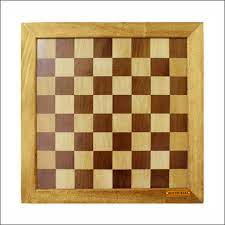
#> input picture Aula 13/xadrez.jpg, 225 x 225 px
$ jupyter execute arquivo4.ipynb
#> lines starting #> are read from the running program, lines starting #| are printed output that depends on the picture; after the words box and inside, x2 and y2 are one past the last pixel; in counts of white or black regions, pixels touching at a corner belong together
[cell 1]
import cv2
import numpy as np
import matplotlib.pyplot as plt
from sklearn.cluster import KMeans

[cell 2]
def show(img, title="",cmap=None):
    plt.figure(figsize=(8,6))

    if cmap:
        plt.imshow(img,cmap=cmap)
    else:
        if len(img.shape) == 3:
            img_rgb = cv2.cvtColor(img, cv2.COLOR_BGR2RGB)
            plt.imshow(img_rgb)
    plt.title(title)
    plt.axis("off")
    plt.show()

[cell 3]
#Troque para o caminho da sua imagem
#IMG_PATH = "arroz.png"
IMG_PATH = "xadrez.jpg"

img = cv2.imread(IMG_PATH)
#> img is the input picture: shape (225, 225, 3); mean B, G, R 137.1, 173, 197.2

if img is None:
    raise FileNotFoundError("Não consegui abrir: {IMG_PATH}")
show(img, "Imagem Original (BGR->RGB)")

[cell 4]
#Pré processamento
gray = cv2.cvtColor(img, cv2.COLOR_BGR2GRAY)
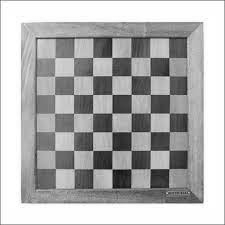
#> gray: shape (225, 225); min 13, max 255, mean 176.1
blur = cv2.GaussianBlur(gray, (5,5), 0)
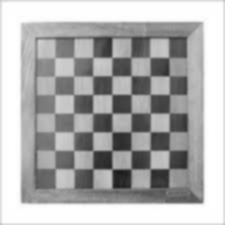
#> blur: shape (225, 225); min 27, max 255, mean 176.6

show(gray, "Tons de cinza", cmap = "gray")
show(blur, "Suavização (GaussianBlur)", cmap = "gray")

[cell 5]
#Aplicação do Otsu
#Otsu encontra um limiar automaticamente (separa claro/escuro
_,bw_otsu = cv2.threshold(blur,0, 255, cv2.THRESH_BINARY + cv2.THRESH_OTSU)
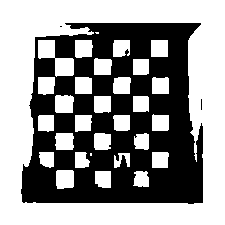
#> bw_otsu: shape (225, 225); 57.6% white; 3 black regions (2 under 20 px), largest, box (x1, y1, x2, y2) and area: (21, 23, 203, 204) 21433

#Garantir que um seja branco 255 e o outro preto. Gerelmante Otsu já faz isso.
if np.mean(bw_otsu) > 127:
    bw_otsu = cv2.bitwise_not(bw_otsu)

show(bw_otsu, "Máscara (Otsu): Claro", cmap = "gray")
#

[cell 6]
#Escolha do limiar
thresh_value, bw_otsu = cv2.threshold(blur,0,255, cv2.THRESH_BINARY + cv2.THRESH_OTSU)
#> thresh_value = 168
print("Limiar escolhido pelo Otsu: ", thresh_value)
#| Limiar escolhido pelo Otsu:  168.0

[cell 7]
#Remoção do ruído
kernel = np.ones((3,3), np.uint8)
bw_clean = cv2.morphologyEx(bw_otsu, cv2.MORPH_OPEN, kernel, iterations=1)
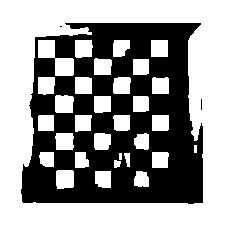
#> bw_clean: shape (225, 225); 57.4% white; 3 black regions (2 under 20 px), largest, box (x1, y1, x2, y2) and area: (21, 23, 203, 204) 21548
show(bw_clean, "Máscara após morfologia (OPEN)", cmap= "gray")

[cell 8]
#Contagem
#Parametros simples de filtragem de área
MIN_AREA = 10 #Ignora pontos pequenos
MAX_AREA = 5000 #Ignora manchas grandes.

[cell 9]
#contar
def contar(mask, min_area=MIN_AREA, max_area = MAX_AREA):
    #retorna total, bouding boxex, centroids
#> called with min_area = 10, max_area = 5000
    n, labels, stats, centroids = cv2.connectedComponentsWithStats(mask, connectivity=8)
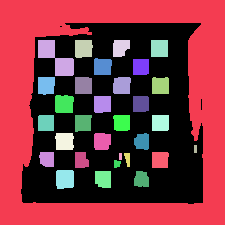
#> labels: shape (225, 225) int32; 32 distinct labels, from 0 to 31; one colour per label, 0 black
#> n = 32; stats = 32 rows, first 6: [21, 23, 182, 181, 21561], [0, 0, 225, 225, 21642], [38, 40, 36, 36, 646], [75, 40, 18, 18, 298], [113, 40, 17, 17, 246], [151, 40, 17, 17, 289]; centroids = 32 pairs, first value 45.53 to 195, second value 47.27 to 179
    count = 0
    boxes = []
    cents = []

    for label in range(1,n): #0 = frente
        area = int(stats[label, cv2.CC_STAT_AREA])

        if min_area <= area <= max_area:
            count += 1
            x = int(stats[label, cv2.CC_STAT_LEFT])
            y = int(stats[label, cv2.CC_STAT_TOP])
            w = int(stats[label, cv2.CC_STAT_WIDTH])
            h = int(stats[label, cv2.CC_STAT_HEIGHT])
            boxes.append((x,y,w,h))
            cents.append(tuple(map(int,centroids[label])))
#> this loop made 31 passes
#> (area, x, y, w, h) on passes 2 to 13: (646, 38, 40, 36, 36), (298, 75, 40, 18, 18), (246, 113, 40, 17, 17), (289, 151, 40, 17, 17), (281, 94, 58, 18, 17), (254, 133, 59, 16, 16), (284, 38, 77, 17, 18), (286, 75, 77, 17, 17), (283, 113, 77, 18, 17), (278, 152, 77, 17, 17), (319, 55, 95, 19, 18), (280, 94, 96, 17, 17)
#> area on pass 1: 21642
#> after the loop, boxes = 30 items, first 6: (38, 40, 36, 36), (75, 40, 18, 18), (113, 40, 17, 17), (151, 40, 17, 17), (94, 58, 18, 17), (133, 59, 16, 16); cents = 30 pairs, first value 45 to 195, second value 47 to 179; count = 30
    return count, boxes, cents, labels

[cell 10]
count_otsu, boxes_otsu, cents_otsu, labels = contar(bw_clean, MIN_AREA, MAX_AREA)
#> count_otsu = 30; boxes_otsu has the same summary as boxes in contar; cents_otsu has the same summary as cents in contar

[cell 11]
count_otsu
#> Out = 30

[cell 12]
vis_otsu = img.copy()
for i, (x,y,w,h) in enumerate(boxes_otsu, start = 1):
    cv2.rectangle(vis_otsu, (x,y), (x+w, y+h), (0,255,0),4)
#> this loop made 30 passes
#> (x, y, w, h) on passes 1 to 12: (38, 40, 36, 36), (75, 40, 18, 18), (113, 40, 17, 17), (151, 40, 17, 17), (94, 58, 18, 17), (133, 59, 16, 16), (38, 77, 17, 18), (75, 77, 17, 17), (113, 77, 18, 17), (152, 77, 17, 17), (55, 95, 19, 18), (94, 96, 17, 17)
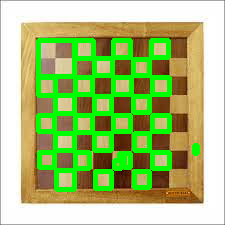
#> vis_otsu: shape (225, 225, 3); 17.64% of pixels changed, all inside (x1, y1, x2, y2) = (36, 38, 200, 192)

show(vis_otsu, f"Contagem com Otsu - Total: {count_otsu}")

$ run again, with Aula 13/campo_futebol.jpg copied over Aula 13/xadrez.jpg
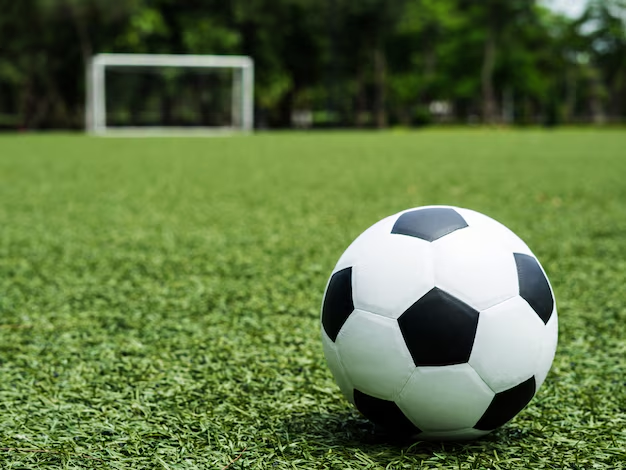
#> input picture Aula 13/campo_futebol.jpg, 626 x 470 px
#> img is the input picture: shape (470, 626, 3); mean B, G, R 66.9, 115.4, 94.5
#> `_,bw_otsu = cv2.threshold(blur,0, 255, cv2.THRESH_BINARY + cv2.THRESH_..`:
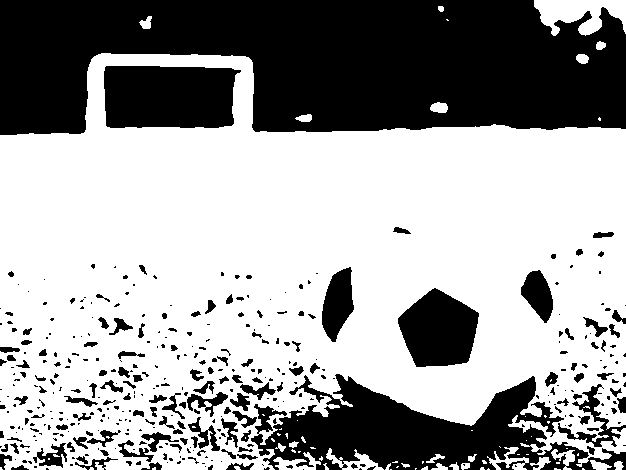
#> bw_otsu: shape (470, 626); 62.6% white; 397 black regions (259 under 20 px), largest, box (x1, y1, x2, y2) and area: (0, 0, 626, 135) 66229, (251, 374, 626, 470) 17438, (104, 66, 241, 128) 7794
#> thresh_value = 90
#| Limiar escolhido pelo Otsu:  90.0
#> bw_clean: shape (470, 626); 62.1% white; 311 black regions (207 under 20 px), largest, box (x1, y1, x2, y2) and area: (0, 0, 626, 135) 66254, (224, 374, 626, 470) 19736, (104, 66, 241, 128) 7794
#> labels: shape (470, 626) int32; 70 distinct labels, from 0 to 69
#> n = 70; stats = 70 rows, first 6: [0, 0, 626, 470, 111583], [534, 0, 92, 36, 2067], [438, 6, 6, 6, 31], [140, 16, 12, 13, 102], [596, 42, 10, 8, 67], [0, 53, 626, 417, 176182]; centroids = 70 pairs, first value 0.5 to 618.1, second value 8.29 to 468.5
#> the loop in contar, `for label in range(1,n):` made 69 passes
#> (area, x, y, w, h) on passes 1, 2, 3, 4, 6, 7, 8, 9: (2067, 534, 0, 92, 36), (31, 438, 6, 6, 6), (102, 140, 16, 12, 13), (67, 596, 42, 10, 8), (103, 576, 54, 13, 10), (155, 430, 102, 18, 11), (97, 296, 114, 16, 8), (29, 205, 401, 6, 6)
#> after the loop in contar, `for label in range(1,n):`: boxes = 53 items, first 6: (534, 0, 92, 36), (438, 6, 6, 6), (140, 16, 12, 13), (596, 42, 10, 8), (576, 54, 13, 10), (430, 102, 18, 11); cents = 53 pairs, first value 80 to 618, second value 8 to 468; count = 53
#> boxes_otsu has the same summary as boxes in contar; cents_otsu has the same summary as cents in contar
#> the loop `for i, (x,y,w,h) in enumerate(boxes_otsu, start = 1):` made 53 passes
#> after the loop `for i, (x,y,w,h) in enumerate(boxes_otsu, start = 1):`:
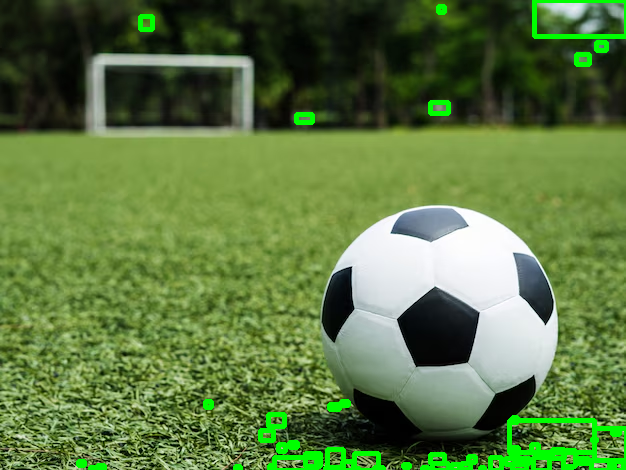
#> vis_otsu: shape (470, 626, 3); 2.98% of pixels changed, all inside (x1, y1, x2, y2) = (76, 0, 626, 470)

$ run again, with Aula 13/circulo1.jpg copied over Aula 13/xadrez.jpg
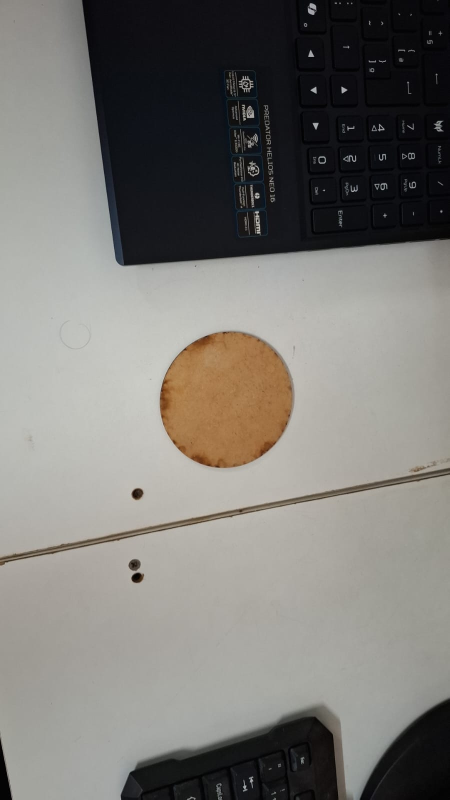
#> input picture Aula 13/circulo1.jpg, 899 x 1599 px (shown at 1/2 size)
#> img is the input picture: shape (1599, 899, 3); mean B, G, R 116.9, 121.4, 123.6
#> `_,bw_otsu = cv2.threshold(blur,0, 255, cv2.THRESH_BINARY + cv2.THRESH_..`:
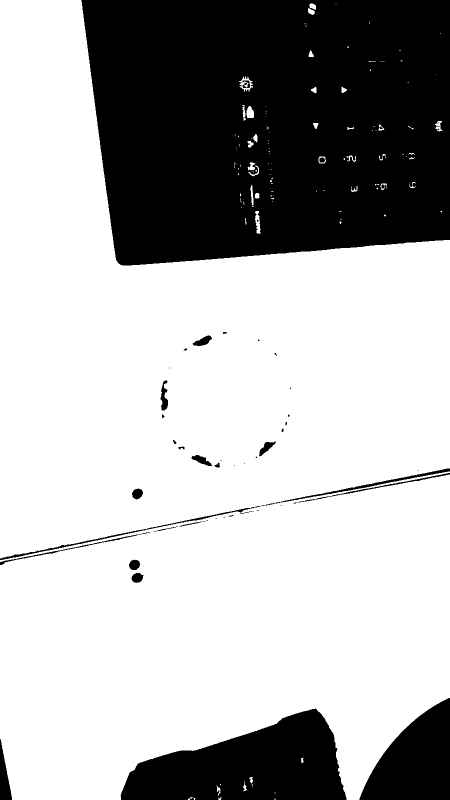
#> bw_otsu: shape (1599, 899) (shown at 1/2 size); 69.6% white; 54 black regions (26 under 20 px), largest, box (x1, y1, x2, y2) and area: (163, 0, 899, 531) 352185, (241, 1417, 693, 1599) 52115, (719, 1396, 899, 1599) 23192
#> thresh_value = 92
#| Limiar escolhido pelo Otsu:  92.0
#> bw_clean: shape (1599, 899); 69.5% white; 45 black regions (23 under 20 px), largest, box (x1, y1, x2, y2) and area: (163, 0, 899, 531) 353619, (241, 1417, 693, 1599) 52249, (719, 1396, 899, 1599) 23192
#> labels: shape (1599, 899) int32; 51 distinct labels, from 0 to 50
#> n = 51; stats = 51 rows, first 6: [0, 0, 899, 1599, 438611], [0, 0, 899, 1599, 995672], [619, 7, 13, 12, 119], [616, 17, 13, 12, 116], [617, 102, 10, 12, 86], [480, 157, 18, 13, 110]; centroids = 51 pairs, first value 378 to 877.3, second value 12.19 to 1597.5
#> the loop in contar, `for label in range(1,n):` made 50 passes
#> (area, x, y, w, h) on passes 2, 3, 4, 5, 7, 8, 11, 12: (119, 619, 7, 13, 12), (116, 616, 17, 13, 12), (86, 617, 102, 10, 12), (110, 480, 157, 18, 13), (20, 499, 166, 6, 4), (22, 490, 169, 5, 5), (88, 622, 175, 11, 11), (85, 683, 174, 10, 12)
#> after the loop in contar, `for label in range(1,n):`: boxes = 37 items, first 6: (619, 7, 13, 12), (616, 17, 13, 12), (617, 102, 10, 12), (480, 157, 18, 13), (499, 162, 4, 3), (499, 166, 6, 4); cents = 37 pairs, first value 436 to 877, second value 12 to 1578; count = 37
#> boxes_otsu has the same summary as boxes in contar; cents_otsu has the same summary as cents in contar
#> the loop `for i, (x,y,w,h) in enumerate(boxes_otsu, start = 1):` made 37 passes
#> after the loop `for i, (x,y,w,h) in enumerate(boxes_otsu, start = 1):`:
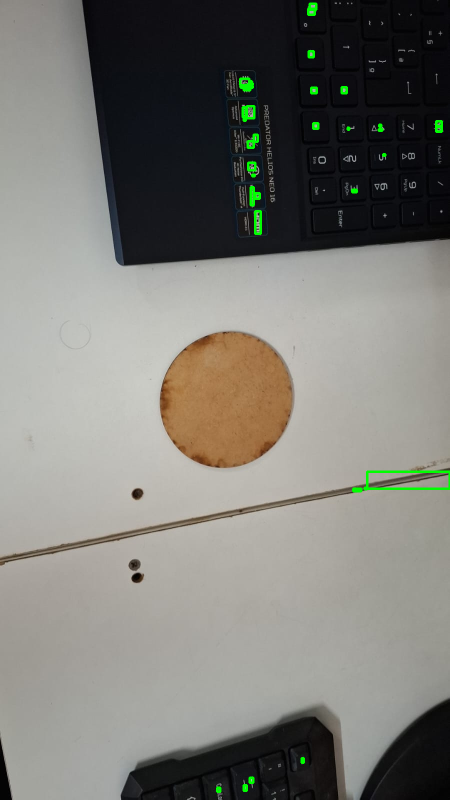
#> vis_otsu: shape (1599, 899, 3) (shown at 1/2 size); 0.54% of pixels changed, all inside (x1, y1, x2, y2) = (432, 5, 899, 1586)
